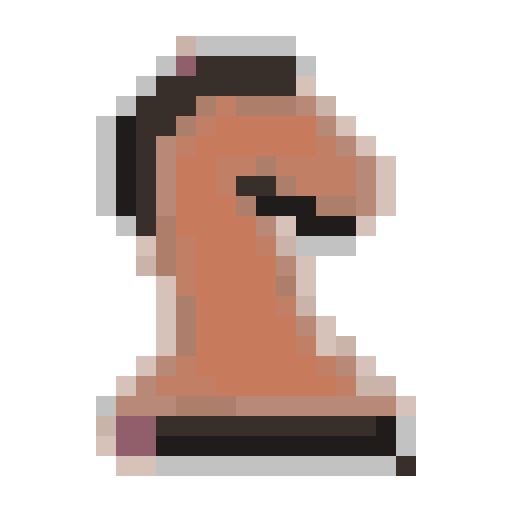
#> input picture assets/modes/spJibM5qaNQ/knight.png, 512 x 512 px, given in place of spJibM5qaNQ_maxres3.jpg, which was not available; the run also reads 1 picture not shown here
$ python g6b_surv_art.py
#> lines starting #> are read from the running program, lines starting #| are printed output that depends on the picture
"""cm-g6b (2026-11-25): Chess Survivors (spJibM5qaNQ) pickup art from the repo stills research/frames/video_thumbs/spJibM5qaNQ_maxres2/3.jpg:
the movement coin (white disc + purple-grey bishop, maxres3 at 381-435 x 241-294) and the orange key (maxres3). The rook / knight / queen
coins are the same disc with that piece's silhouette (from the video's own enemy sprites in assets/modes/spJibM5qaNQ/<piece>.png),
painted in the coin's purple-grey; the video only shows bishop and (cut off) rook coins. No chest is visible on any repo still."""
from PIL import Image, ImageDraw, ImageFilter
import os
R = os.path.join(os.path.dirname(__file__), '..', 'research', 'frames', 'video_thumbs')
O = os.path.join(os.path.dirname(__file__), '..', 'assets', 'modes', 'spJibM5qaNQ')
s3 = Image.open(os.path.join(R, 'spJibM5qaNQ_maxres3.jpg')).convert('RGB')
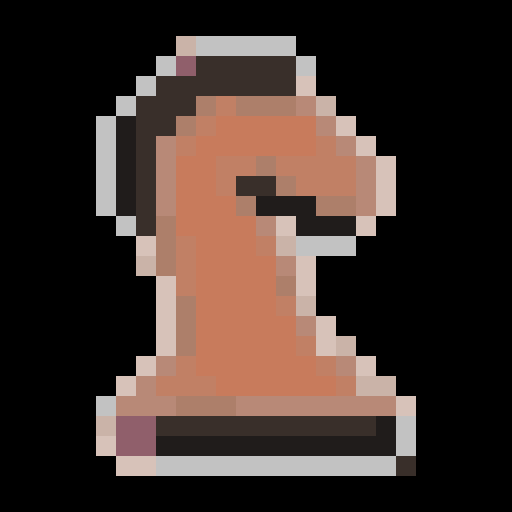
#> s3: PIL image 512x512 RGB; mean R, G, B 64.3, 49.3, 43.4
# coin: circular alpha (disc + soft glow)
c = s3.crop((370, 230, 446, 306)).convert('RGBA'); cx, cy, r = 38, 37.5, 28
#> after `c = s3.crop((370, 230, 446, 306)).convert('RGBA')`:
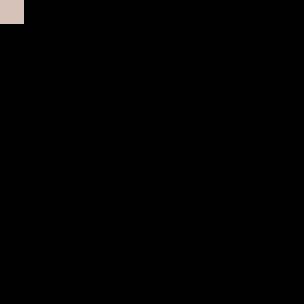
#> c: PIL image 76x76 RGBA (shown 4 times larger); mean R, G, B, A 1.3, 1.2, 1.2, 255
m = Image.new('L', c.size, 0); px = m.load()
#> after `m = Image.new('L', c.size, 0)`: m: PIL image 76x76 L; every value is 0
for y in range(c.height):
    for x in range(c.width):
        d = ((x - cx) ** 2 + (y - cy) ** 2) ** 0.5
        px[x, y] = 255 if d <= r else max(0, int(255 * (1 - (d - r) / 8)))
c.putalpha(m); c.save(os.path.join(O, 'coin_b.png'))
#> after `c.putalpha(m)`:
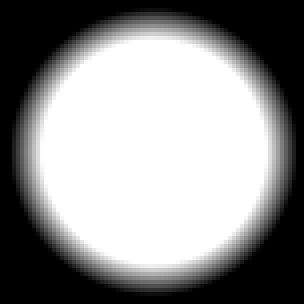
#> m: PIL image 76x76 L (shown 4 times larger); min 0, max 255, mean 142.6
#> after `c.putalpha(m)`:
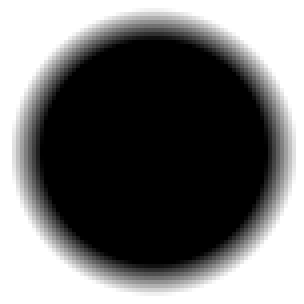
#> c: PIL image 76x76 RGBA (shown 4 times larger); mean R, G, B, A 1.3, 1.2, 1.2, 142.6; transparent parts drawn white
# plain disc (bishop painted out with the disc white) for the other coins
cp = c.copy(); d = ImageDraw.Draw(cp); d.ellipse((cx - 19, cy - 20, cx + 19, cy + 20), fill=(254, 254, 254, 255))
cp.putalpha(m); ink = (157, 147, 199, 255)
#> after `cp.putalpha(m)`:
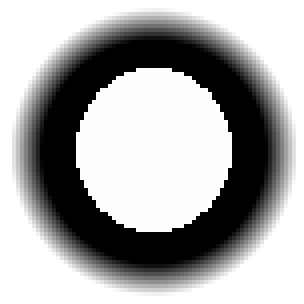
#> cp: PIL image 76x76 RGBA (shown 4 times larger); mean R, G, B, A 56.4, 56.2, 56.2, 142.6; transparent parts drawn white
for t in ['rook', 'knight', 'queen']:
#> (the run stopped early here; a loop or call above may not have finished)
